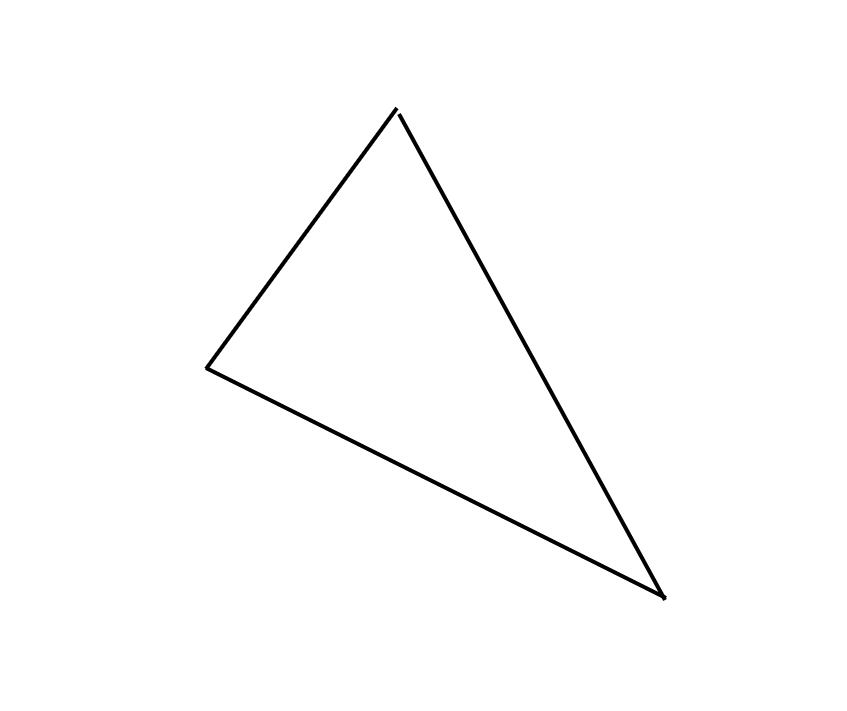
#> input picture EdgeDetection/pythonProject/triunghi.png, 847 x 711 px
$ python sobel.py   (older library calls are emulated)
#> lines starting #> are read from the running program, lines starting #| are printed output that depends on the picture; after the words box and inside, x2 and y2 are one past the last pixel; in counts of white or black regions, pixels touching at a corner belong together
import cv2
import numpy as np
import matplotlib.pyplot as plt
import time

def load_image(path):
    """Load an image from a file."""
#> called with path = 'triunghi.png'
    return cv2.imread(path)
#> returned value is the input picture: shape (711, 847, 3); min 0, max 255, mean 252.7


def convert_to_grayscale(image):
    """Convert an image to grayscale."""
    return cv2.cvtColor(image, cv2.COLOR_BGR2GRAY)
#> returned value: shape (711, 847)


def apply_sobel_operator(image, threshold):
    """Apply the Sobel operator to calculate gradients and magnitude."""
#> called with threshold = 150
    grad_x = cv2.Sobel(image, cv2.CV_64F, 1, 0, ksize=3)
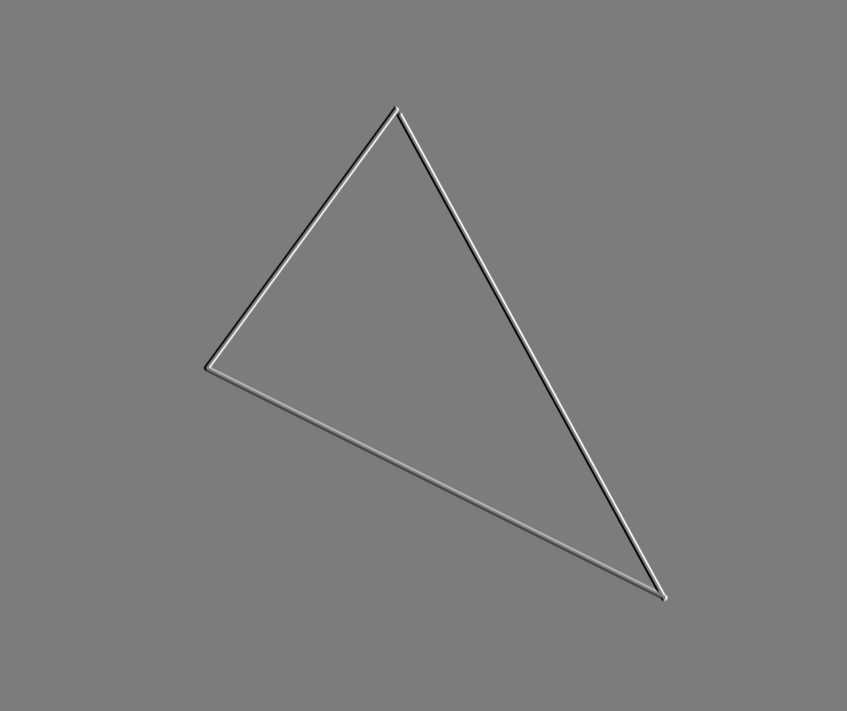
#> grad_x: shape (711, 847) float64; min -968, max 1020, mean 0; drawn with min black and max white
    grad_y = cv2.Sobel(image, cv2.CV_64F, 0, 1, ksize=3)
    grad_magnitude = np.sqrt(grad_x ** 2 + grad_y ** 2)
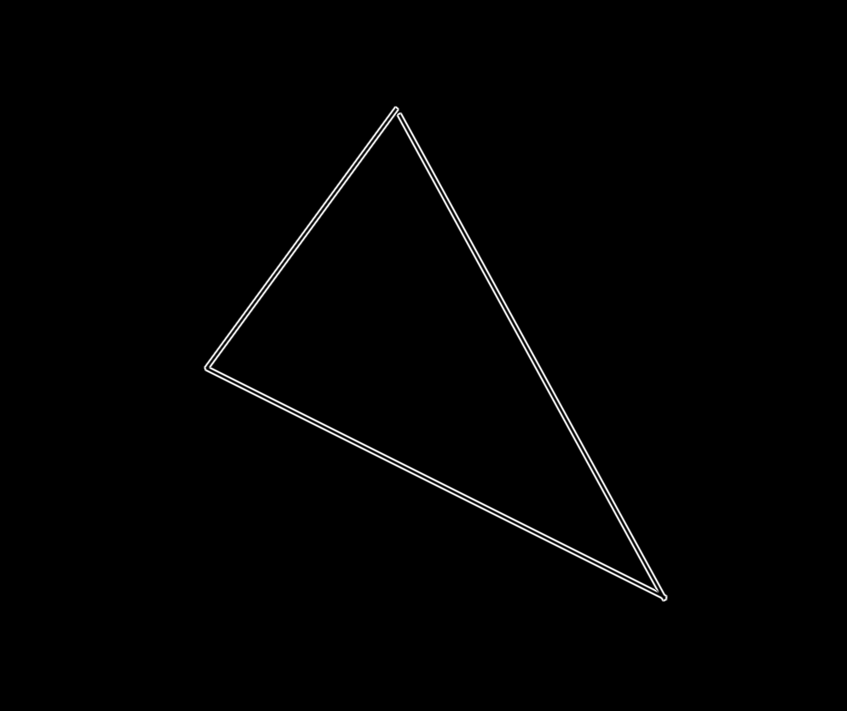
#> grad_magnitude: shape (711, 847) float64; min 0, max 1109.4, mean 9.4; drawn with min black and max white
    grad_magnitude = grad_magnitude > threshold
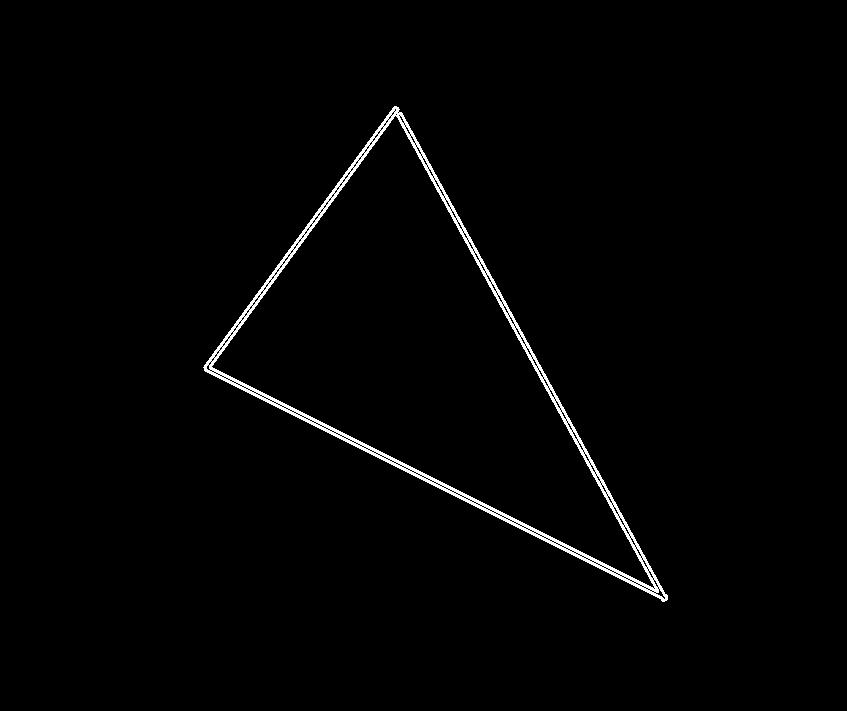
#> grad_magnitude: shape (711, 847) bool; 1.4% white in thin lines or dots, all inside (x1, y1, x2, y2) = (203, 106, 668, 602)
    return grad_x, grad_y, grad_magnitude


def normalize_image(image):
    """Normalize an image to the range 0-255."""
    return np.uint8(255 * np.abs(image) / np.max(image))


def plot_images(images, titles):
    """Plot multiple images with titles."""
    num_images = len(images)
#> num_images = 4
    plt.figure(figsize=(15, 10))
    for i in range(num_images):
        plt.subplot(2, 2, i + 1)
        cmap = 'gray' if len(images[i].shape) == 2 else None
        plt.imshow(images[i], cmap=cmap)
        plt.title(titles[i])
        plt.axis('off')
    plt.show()
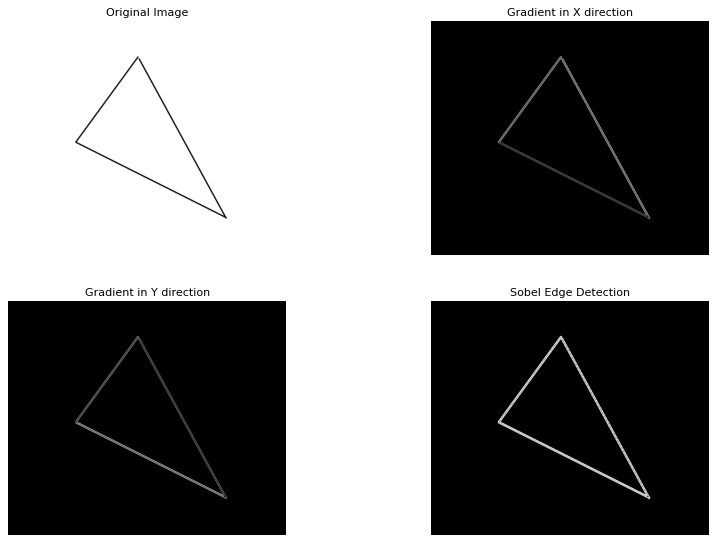
#> figure drawn by matplotlib, 4 panels


if __name__ == "__main__":
    image_path = 'triunghi.png'
    image = load_image(image_path)
    threshold = 150
    start_time = time.time()

    # Process the image
    gray_image = convert_to_grayscale(image)
    grad_x, grad_y, grad_magnitude = apply_sobel_operator(gray_image, threshold)

    # Normalize results
    grad_x_norm = normalize_image(grad_x)
    grad_y_norm = normalize_image(grad_y)
    grad_magnitude_norm = normalize_image(grad_magnitude)
    end_time = time.time()
    print(f"Edge detection completed in {end_time - start_time:.6f} seconds")
    images = [
        cv2.cvtColor(image, cv2.COLOR_BGR2RGB),
        grad_x_norm,
        grad_y_norm,
        grad_magnitude_norm
    ]
    titles = [
        "Original Image",
        "Gradient in X direction",
        "Gradient in Y direction",
        "Sobel Edge Detection"
    ]

    plot_images(images, titles)
    # Save the figure
    plt.figure(figsize=(15, 10))
    for i in range(len(images)):
        plt.subplot(2, 2, i + 1)
        cmap = 'gray' if len(images[i].shape) == 2 else None
        plt.imshow(images[i], cmap=cmap)
        plt.title(titles[i])
        plt.axis('off')
#> this loop made 4 passes

    plt.savefig("triunghiSobel.png", bbox_inches='tight')
